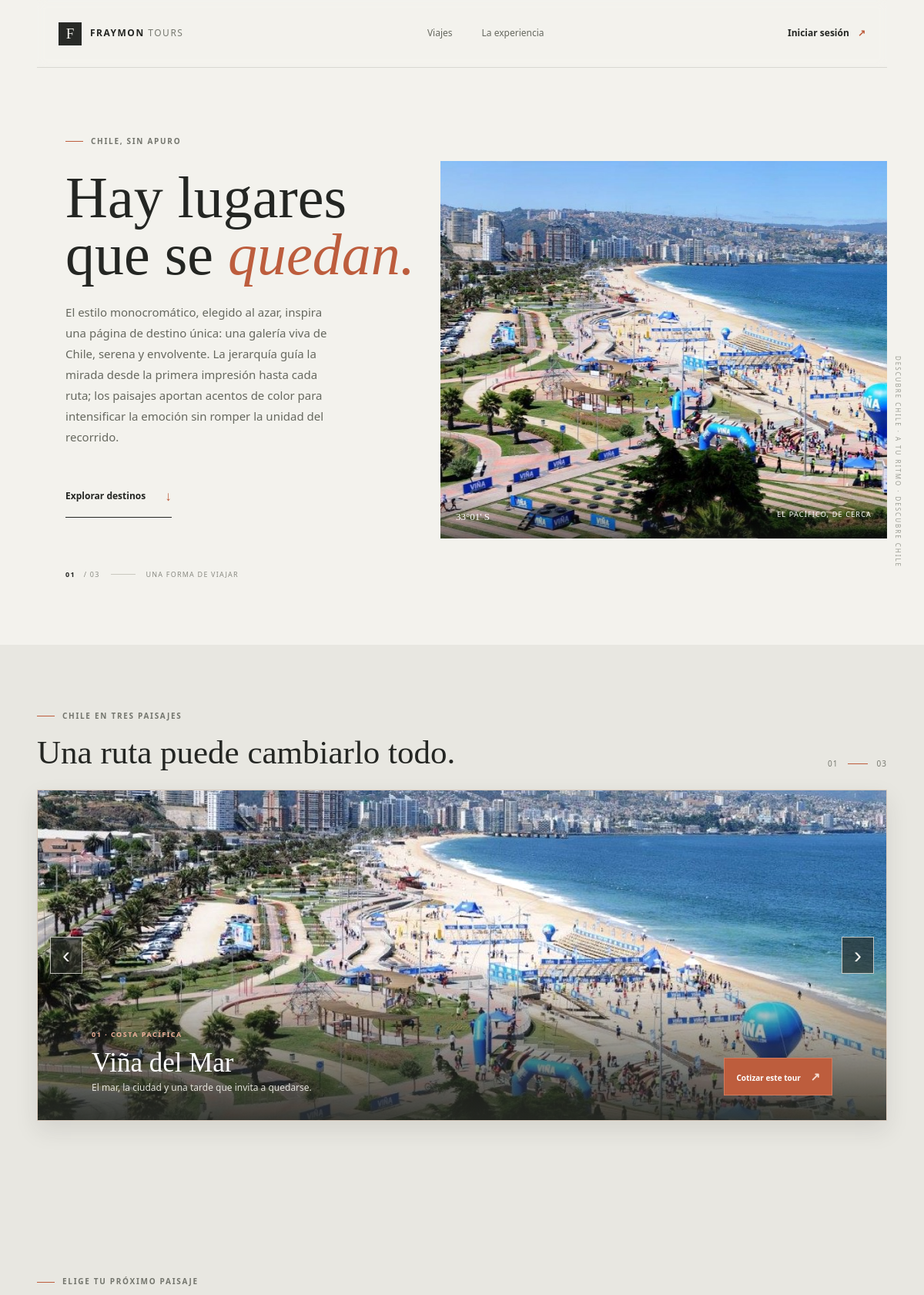
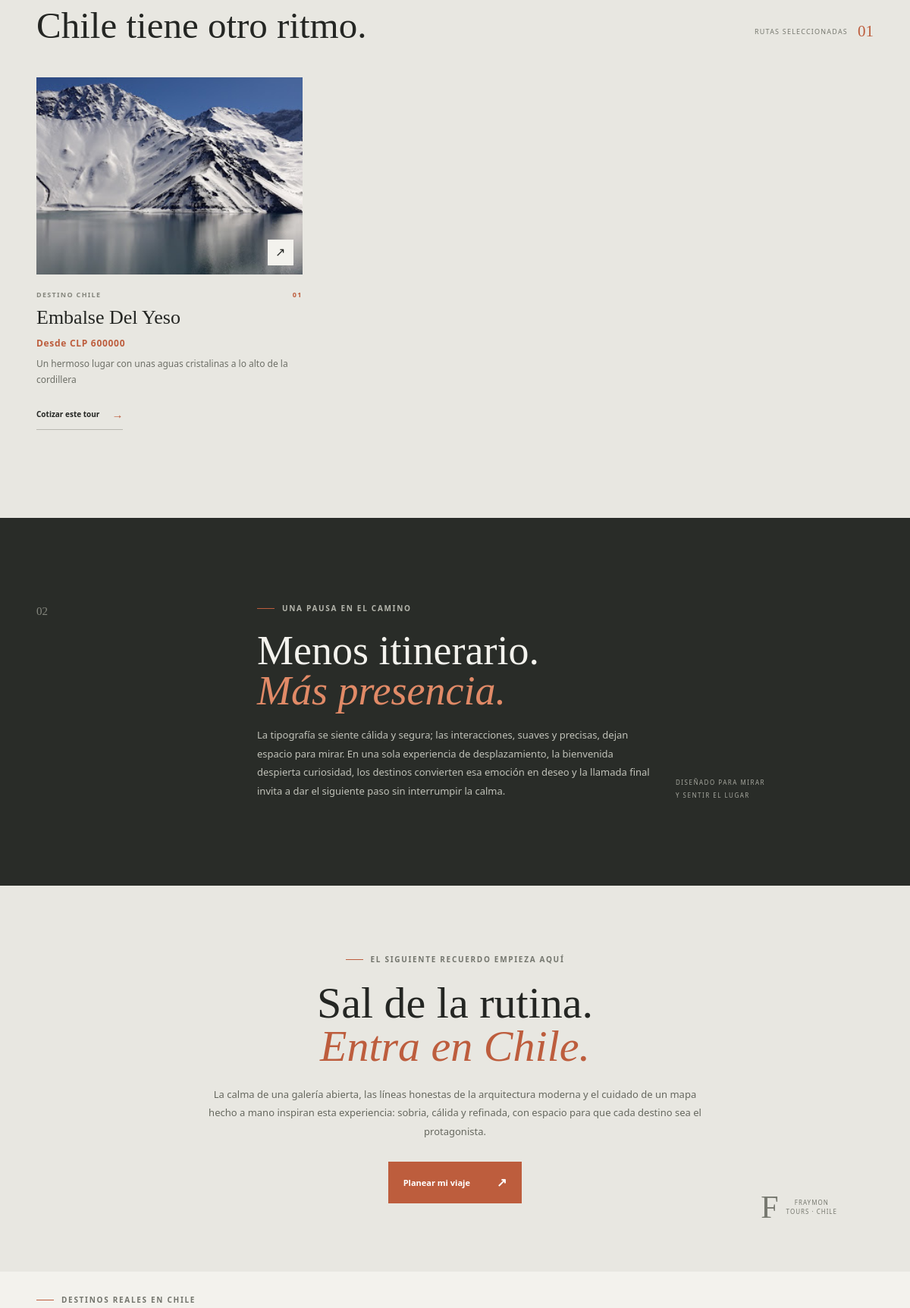
The page / (upper part) on the database its author committed (2 pictures, top to bottom).
### Tours/models.py (models this page shows, shortened)
class Viajes(models.Model):
    codigo = models.BigAutoField(primary_key=True)
    nombre = models.CharField(max_length=100, verbose_name='Nombre del Viaje')
    descripcion = models.TextField(blank=True, null=True, verbose_name='Descripción')
    imagen = models.ImageField(upload_to='tours/', blank=True, null=True, verbose_name='Imagen del Tour')
    precio = models.PositiveIntegerField(default=0, verbose_name='Precio base (CLP)')
    creado = models.DateTimeField(default=timezone.now)
    class Meta:
        db_table = 'Viajes'
        verbose_name = 'Viaje'
        verbose_name_plural = 'Tours'

### Tours/views.py (the view)
# urls.py: path('', views.landing_view, name='landing'),
def landing_view(request):
    try:
        tours = Viajes.objects.all()
    except DatabaseError:
        json_path = os.path.join(os.path.dirname(os.path.dirname(__file__)), 'static', 'Tours', 'offline_tours.json')
        try:
            with open(json_path, 'r', encoding='utf-8') as offline_file:
                offline_tours = json.load(offline_file)
        except (OSError, json.JSONDecodeError):
            offline_tours = []
        return render(request, 'landing_offline_full.html', {'offline_tours': offline_tours})
    google_places = _fetch_google_places_results()
    combined_destinations = _merge_destinations(tours, google_places)
    map_location = google_places[0] if google_places else None
    return render(request, 'Tours/landing.html', {
        'tours': tours,
        'google_places': google_places,
        'combined_destinations': combined_destinations,
        'map_location': map_location,
    })

### Tours/views.py (called while the page is built, shortened)
def _fetch_google_places_results():
    api_key = os.getenv('GOOGLE_API_KEY')
    if not api_key:
        return []

def _merge_destinations(local_tours, google_places):
    merged = []
    for tour in local_tours:
        merged.append({
            'source': 'local',
            'id': tour.codigo,
            'name': tour.nombre,
            'description': tour.descripcion or 'Un recorrido para descubrir el paisaje a tu propio ritmo.',
            'price': int(tour.precio),
            'image': tour.imagen.url if tour.imagen else '',
            'link': '/cotizar/?tour=vina_del_mar' if tour.nombre == 'Viña del Mar' else '/cotizar/?tour=farellones' if tour.nombre == 'Farellones & Valle Nevado' else '/cotizar/?tour=city_tour',
            'rating': None,
            'address': 'Chile',
            'map_url': '#',
        })
    return merged

### templates/Tours/landing.html (shortened to what this page needs)
{% load static %}
<!DOCTYPE html>
<html lang="es">
<head>
    <link rel="stylesheet" href="{% static 'Tours/style.css' %}">
</head>
<body class="landing-page">
    <header class="landing-header">
        <a class="landing-brand" href="#inicio" aria-label="Fraymon Tours, inicio">
            <span class="landing-brand-mark" aria-hidden="true">F</span>
            <span>FRAYMON <span class="landing-brand-light">TOURS</span></span>
        </a>
        <nav class="landing-nav" aria-label="Navegación principal">
            <a href="#viajes">Viajes</a>
            <a href="#filosofia">La experiencia</a>
        </nav>
        {% if user.is_authenticated %}
            <div class="landing-account">
                <span class="landing-user">Hola, {{ user.username }}</span>
                {% if user.profile and user.profile.rol == 'empleado' %}
                    <a class="landing-login landing-employee-btn" href="{% url 'empleado_dashboard' %}">Panel del empleado <span aria-hidden="true">↗</span></a>
                {% endif %}
                {% if user.profile and user.profile.rol == 'admin' %}
                    <a class="landing-login landing-employee-btn" href="{% url 'admin_dashboard' %}">Panel del administrador <span aria-hidden="true">↗</span></a>
                {% endif %}
                <form action="{% url 'logout' %}" method="post">
                    {% csrf_token %}
                    <button class="landing-login landing-logout" type="submit">Cerrar sesión <span aria-hidden="true">↗</span></button>
                </form>
            </div>
        {% else %}
            <a class="landing-login" href="{% url 'login' %}">Iniciar sesión <span aria-hidden="true">↗</span></a>
        {% endif %}
    </header>
    <main>
        <section class="landing-hero" id="inicio" aria-labelledby="hero-title">
            <div class="landing-hero-copy">
                <div class="landing-eyebrow"><span></span> Chile, sin apuro</div>
                <h1 id="hero-title">Hay lugares<br>que se <em>quedan.</em></h1>
                <p class="landing-intro">El estilo monocromático, elegido al azar, inspira una página de destino única: una galería viva de Chile, serena y envolvente. La jerarquía guía la mirada desde la primera impresión hasta cada ruta; los paisajes aportan acentos de color para intensificar la emoción sin romper la unidad del recorrido.</p>
                <a class="landing-primary-link" href="#viajes">Explorar destinos <span aria-hidden="true">↓</span></a>
                <div class="landing-hero-index"><span>01</span> / 03 <i></i> UNA FORMA DE VIAJAR</div>
            </div>
            <figure class="landing-hero-image">
                <img src="{% static 'Tours/images/costera.jpg' %}" alt="Costa chilena bajo la luz de la tarde">
                <figcaption><span>33°01' S</span><span>EL PACÍFICO, DE CERCA</span></figcaption>
            </figure>
            <div class="landing-side-note" aria-hidden="true">DESCUBRE CHILE · A TU RITMO · DESCUBRE CHILE</div>
        </section>
        <section class="tour-carousel-section" aria-labelledby="carousel-title">
            <div class="tour-carousel-heading">
                <div>
                    <div class="landing-eyebrow"><span></span> Chile en tres paisajes</div>
                    <h2 id="carousel-title">Una ruta puede cambiarlo todo.</h2>
                </div>
                <span class="tour-carousel-count">01 <i></i> 03</span>
            </div>
            <div class="carousel tour-carousel" id="carousel" role="region" aria-roledescription="carrusel" aria-label="Paisajes de nuestros tours">
                <div class="carousel-track">
                    <div class="carousel-slide" aria-hidden="false">
                        <img src="{% static 'Tours/images/costera.jpg' %}" alt="Costa de Viña del Mar y el océano Pacífico">
                        <div class="carousel-caption">
                            <div class="carousel-caption-copy">
                                <span>01 · COSTA PACÍFICA</span>
                                <h3>Viña del Mar</h3>
                                <div>El mar, la ciudad y una tarde que invita a quedarse.</div>
                            </div>
                            <a href="{% url 'cotizar' %}?tour=vina_del_mar">Cotizar este tour <span aria-hidden="true">↗</span></a>
                        </div>
                    </div>
                </div>
                <button class="carousel-btn prev" type="button" aria-label="Imagen anterior"><span aria-hidden="true">‹</span></button>
                <button class="carousel-btn next" type="button" aria-label="Imagen siguiente"><span aria-hidden="true">›</span></button>
            </div>
        </section>
        <section class="landing-destinations" id="viajes" aria-labelledby="destinations-title">
            <div class="landing-section-heading">
                <div>
                    <div class="landing-eyebrow"><span></span> Elige tu próximo paisaje</div>
                    <h2 id="destinations-title">Chile tiene otro ritmo.</h2>
                </div>
                <span class="landing-count">RUTAS SELECCIONADAS <b>0{{ tours|length }}</b></span>
            </div>
            <div class="landing-tour-grid">
                {% for tour in tours %}
                    <article class="landing-tour-card">
                        {% if tour.nombre == "Viña del Mar" %}
                            <a class="landing-tour-image" href="{% url 'cotizar' %}?tour=vina_del_mar" aria-label="Cotizar {{ tour.nombre }}">
                        {% elif tour.nombre == "Farellones & Valle Nevado" %}
                            <a class="landing-tour-image" href="{% url 'cotizar' %}?tour=farellones" aria-label="Cotizar {{ tour.nombre }}">
                        {% else %}
                            <a class="landing-tour-image" href="{% url 'cotizar' %}?tour=city_tour" aria-label="Cotizar {{ tour.nombre }}">
                        {% endif %}
                            {% if tour.nombre == "Viña del Mar" %}
                                {% static 'Tours/images/costera.jpg' as fallback_image %}
                            {% elif tour.nombre == "Farellones & Valle Nevado" %}
                                {% static 'Tours/images/glaciar.jpg' as fallback_image %}
                            {% else %}
                                {% static 'Tours/images/atacama.jpg' as fallback_image %}
                            {% endif %}
                            {% if tour.imagen %}
                                <img src="{{ tour.imagen.url }}" data-fallback-src="{{ fallback_image }}" onerror="this.onerror=null;this.src=this.dataset.fallbackSrc" alt="Paisaje de {{ tour.nombre }}">
                            {% else %}
                                <img src="{{ fallback_image }}" alt="Paisaje de {{ tour.nombre }}">
                            {% endif %}
                            <span class="landing-image-arrow" aria-hidden="true">↗</span>
                        </a>
                        <div class="landing-tour-meta"><span>DESTINO CHILE</span><span>0{{ forloop.counter }}</span></div>
                        <h3>{{ tour.nombre }}</h3>
                        <div class="landing-tour-price">Desde CLP {{ tour.precio|floatformat:0 }}</div>
                        <div class="landing-tour-description">{{ tour.descripcion|default:"Un recorrido para descubrir el paisaje a tu propio ritmo." }}</div>
                        {% if tour.nombre == "Viña del Mar" %}
                            <a class="landing-tour-link" href="{% url 'cotizar' %}?tour=vina_del_mar">Cotizar este tour <span aria-hidden="true">→</span></a>
                        {% elif tour.nombre == "Farellones & Valle Nevado" %}
                            <a class="landing-tour-link" href="{% url 'cotizar' %}?tour=farellones">Cotizar este tour <span aria-hidden="true">→</span></a>
                        {% else %}
                            <a class="landing-tour-link" href="{% url 'cotizar' %}?tour=city_tour">Cotizar este tour <span aria-hidden="true">→</span></a>
                        {% endif %}
                    </article>
                {% empty %}
                    <div class="landing-empty-state">Estamos preparando nuevas rutas. Vuelve pronto para descubrirlas.</div>
                {% endfor %}
            </div>
        </section>
        <section class="landing-philosophy" id="filosofia" aria-labelledby="philosophy-title">
            <div class="landing-philosophy-mark" aria-hidden="true">02</div>
            <div class="landing-philosophy-content">
                <div class="landing-eyebrow"><span></span> Una pausa en el camino</div>
                <h2 id="philosophy-title">Menos itinerario.<br><em>Más presencia.</em></h2>
                <p>La tipografía se siente cálida y segura; las interacciones, suaves y precisas, dejan espacio para mirar. En una sola experiencia de desplazamiento, la bienvenida despierta curiosidad, los destinos convierten esa emoción en deseo y la llamada final invita a dar el siguiente paso sin interrumpir la calma.</p>
            </div>
            <div class="landing-philosophy-aside"><span>DISEÑADO PARA MIRAR</span><span>Y SENTIR EL LUGAR</span></div>
        </section>
        <section class="landing-finale" aria-labelledby="finale-title">
            <div class="landing-finale-content">
                <div class="landing-eyebrow"><span></span> El siguiente recuerdo empieza aquí</div>
                <h2 id="finale-title">Sal de la rutina.<br><em>Entra en Chile.</em></h2>
                <p>La calma de una galería abierta, las líneas honestas de la arquitectura moderna y el cuidado de un mapa hecho a mano inspiran esta experiencia: sobria, cálida y refinada, con espacio para que cada destino sea el protagonista.</p>
                <a class="landing-cta" href="{% url 'cotizar' %}">Planear mi viaje <span aria-hidden="true">↗</span></a>
            </div>
            <div class="landing-finale-stamp" aria-hidden="true"><span>F</span><small>FRAYMON<br>TOURS · CHILE</small></div>
        </section>
        <section class="landing-google-results" aria-labelledby="google-results-title">
            <div class="landing-section-heading">
                <div>
                    <div class="landing-eyebrow"><span></span> Destinos reales en Chile</div>
                </div>
            </div>
        </section>
    </main>
</body>
</html>

### rows shown on the page
Viajes: imagen (picture), nombre "Embalse Del Yeso", precio "600000", descripcion "Un hermoso lugar con unas aguas cristalinas a lo alto de la cordillera", shows "Cotizar este tour"

### other values the page prints
{{ tours|length }} "1"
